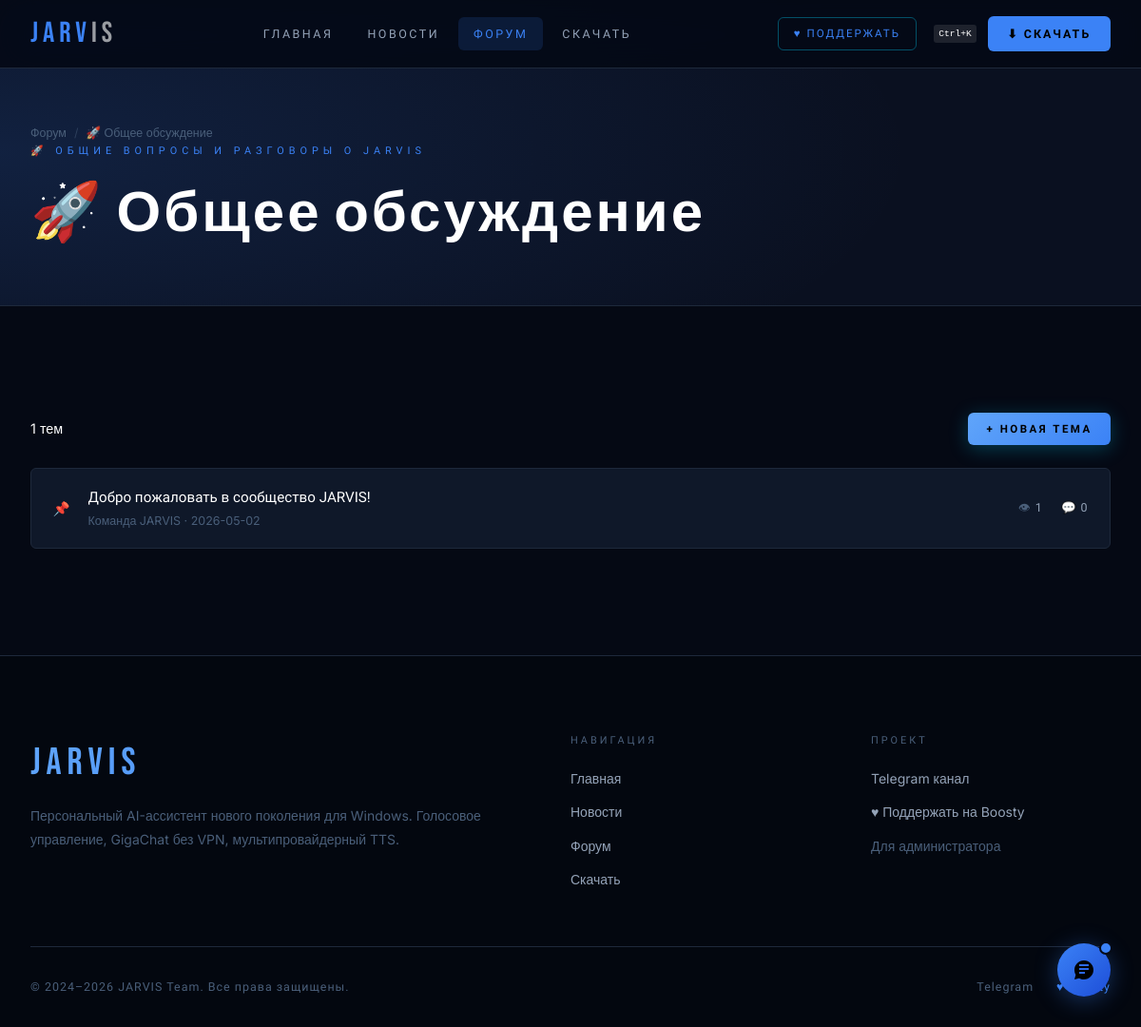
Before: /forum/1 with the older database file.
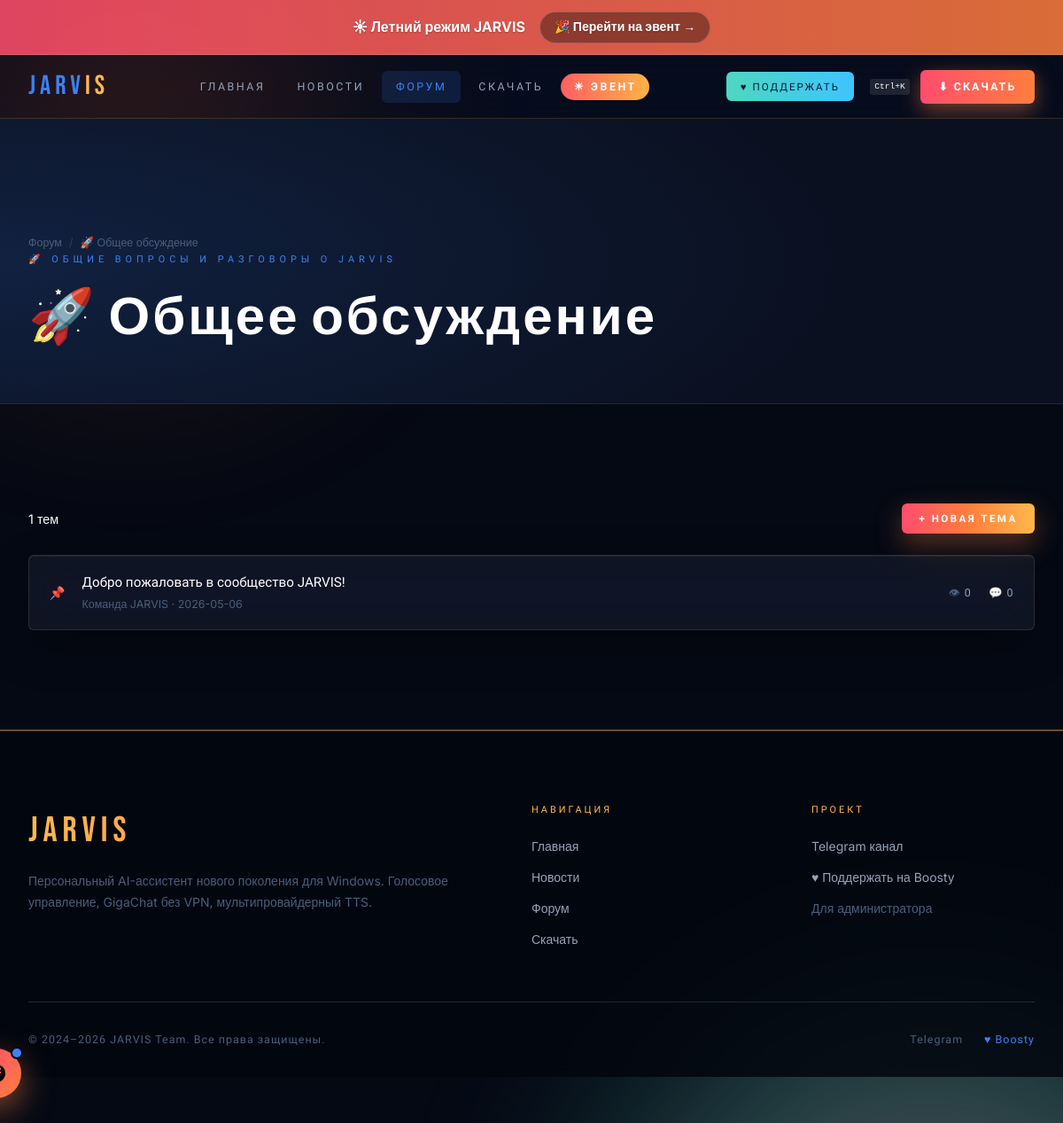
After: the same page with the newer database file.
### tables this page shows
CREATE TABLE forum_categories (
    id INTEGER PRIMARY KEY AUTOINCREMENT,
    name TEXT NOT NULL,
    description TEXT DEFAULT '',
    icon TEXT DEFAULT '💬',
    sort_order INTEGER DEFAULT 0
);

CREATE TABLE forum_posts (
    id INTEGER PRIMARY KEY AUTOINCREMENT,
    category_id INTEGER REFERENCES forum_categories(id) ON DELETE CASCADE,
    title TEXT NOT NULL,
    content TEXT NOT NULL,
    author_name TEXT DEFAULT 'Аноним',
    views INTEGER DEFAULT 0,
    is_pinned INTEGER DEFAULT 0,
    is_locked INTEGER DEFAULT 0,
    created_at TIMESTAMP DEFAULT CURRENT_TIMESTAMP
);

### server.py (the view)
@app.route("/forum/<int:cat_id>")
def forum_category(cat_id):
    db = get_conn()
    category = db.execute("SELECT * FROM forum_categories WHERE id=?", (cat_id,)).fetchone()
    if not category:
        abort(404)
    posts_raw = db.execute(
        "SELECT * FROM forum_posts WHERE category_id=? ORDER BY is_pinned DESC, created_at DESC",
        (cat_id,)
    ).fetchall()
    posts = []
    for p in posts_raw:
        reply_count = db.execute(
            "SELECT COUNT(*) FROM forum_replies WHERE post_id=?", (p["id"],)
        ).fetchone()[0]
        posts.append({**dict(p), "reply_count": reply_count})
    return render_template("forum_category.html", category=category, posts=posts)

### database.py (called while the page is built)
def get_db():
    conn = sqlite3.connect(DB_PATH)
    conn.row_factory = sqlite3.Row
    conn.execute("PRAGMA foreign_keys = ON")
    return conn

### server.py (called while the page is built)
def get_conn():
    if "db" not in g:
        g.db = get_db()
    return g.db

@app.before_request
def track_visit():
    path = request.path
    if any(path.startswith(p) for p in SKIP_TRACK_PREFIXES):
        return
    try:
        import hashlib
        ip = request.headers.get("X-Forwarded-For", request.remote_addr or "")
        ip_hash = hashlib.md5(ip.encode()).hexdigest()[:12]
        referrer = (request.referrer or "")[:200]
        db = get_conn()
        db.execute(
            "INSERT INTO page_visits (path, ip_hash, referrer) VALUES (?, ?, ?)",
            (path, ip_hash, referrer)
        )
        db.commit()
    except Exception:
        pass

def get_setting(key, default=""):
    db = get_conn()
    row = db.execute("SELECT value FROM site_settings WHERE key=?", (key,)).fetchone()
    return row["value"] if row else default

@app.context_processor
def inject_globals():
    try:
        return {
            "summer_design": get_setting("summer_design", "0") == "1",
            "event_active":  get_setting("event_active",  "0") == "1",
            "event_title":   get_setting("event_title",   DEFAULT_SETTINGS["event_title"]),
        }
    except Exception:
        return {"summer_design": False, "event_active": False, "event_title": ""}

### templates/forum_category.html (shortened to what this page needs)
{% extends 'base.html' %}  {% block content %}
<div class="page-header">
    <div class="page-header-inner">
        <div class="breadcrumb">
            <a href="{{ url_for('forum') }}">Форум</a>
            <span class="breadcrumb-sep">/</span>
            <span style="color: var(--text-secondary)"
                >{{ category['name'] }}</span
            >
        </div>
        <div class="page-header-label">
            {{ category['icon'] }} {{ category['description'] }}
        </div>
        <h1 class="page-header-title">{{ category['name'] }}</h1>
    </div>
</div>
<section class="section">
    <div class="container">
        <div class="d-flex justify-between align-center mb-3 flex-wrap gap-2">
            <div style="color: var(--text-muted); font-size: 0.9rem">
                {{ posts|length }} тем
            </div>
            <a
                href="{{ url_for('forum_new_post', cat_id=category['id']) }}"
                class="btn btn-primary btn-sm"
                >+ Новая тема</a
            >
        </div>
        {% if posts %}
        <div class="post-list">
            {% for post in posts %}
            <a
                href="{{ url_for('forum_post', cat_id=category['id'], post_id=post['id']) }}"
                style="text-decoration: none; color: inherit"
            >
                <div class="post-item">
                    {% if post['is_pinned'] %}
                    <div class="post-item-pin">📌</div>
                    {% endif %}
                    <div class="post-item-info">
                        <div class="post-item-title">{{ post['title'] }}</div>
                        <div class="post-item-meta">
                            {{ post['author_name'] }} · {{
                            post['created_at'][:10] }}
                        </div>
                    </div>
                    <div class="post-item-stats">
                        <div class="post-item-stat">
                            👁 <span>{{ post['views'] }}</span>
                        </div>
                        <div class="post-item-stat">
                            💬 <span>{{ post['reply_count'] }}</span>
                        </div>
                    </div>
                </div>
            </a>
            {% endfor %}
        </div>
        {% endif %}
    </div>
</section>
{% endblock %}

### templates/base.html (shortened to what this page needs)
<!doctype html>
<html lang="ru">
    <head>
        <link
            rel="stylesheet"
            href="{{ url_for('static', filename='css/style.css') }}"
        />
        {% if summer_design %}
        <link rel="stylesheet" href="{{ url_for('static', filename='css/summer.css') }}" />
        {% endif %}
    </head>
    <body class="{% if summer_design %}summer{% endif %}">
        {% if summer_design %}
        <div class="summer-banner">
            <span>☀ Летний режим JARVIS</span>
            {% if event_active %}
            <a href="{{ url_for('event_page') }}">🎉 Перейти на эвент →</a>
            {% endif %}
        </div>
        {% endif %}
        <nav class="navbar" id="navbar">
            <div class="nav-inner">
                <a href="{{ url_for('index') }}" class="nav-logo"
                    >JARV<span>IS</span></a
                >
                <ul class="nav-links" id="navLinks">
                    <a
                        href="{{ url_for('index') }}"
                        class="{{ 'active' if request.endpoint=='index' else '' }}"
                        >Главная</a
                    >
                    <a
                        href="{{ url_for('news') }}"
                        class="{{ 'active' if 'news' in (request.endpoint or '') else '' }}"
                        >Новости</a
                    >
                    <a
                        href="{{ url_for('forum') }}"
                        class="{{ 'active' if 'forum' in (request.endpoint or '') else '' }}"
                        >Форум</a
                    >
                    <a
                        href="{{ url_for('download') }}"
                        class="{{ 'active' if request.endpoint=='download' else '' }}"
                        >Скачать</a
                    >
                    {% if event_active %}
                    <a
                        href="{{ url_for('event_page') }}"
                        class="nav-event {{ 'active' if request.endpoint=='event_page' else '' }}"
                        style="background:linear-gradient(90deg,#ff5e62,#ffb347);color:#fff !important;padding:.3rem .9rem;border-radius:999px;font-weight:700;"
                        >☀ Эвент</a
                    >
                    {% endif %}
                </ul>
                <div class="nav-right">
                    <a
                        href="https://boosty.to/photoshop24/donate"
                        target="_blank"
                        rel="noopener"
                        class="nav-support"
                        >♥ Поддержать</a
                    >
                    <a href="{{ url_for('download') }}" class="nav-cta"
                        >⬇ Скачать</a
                    >
                </div>
            </div>
        </nav>
         {% block content %}{% endblock %}
        <footer class="footer">
            <div class="footer-inner">
                <div>
                    <div class="footer-brand-logo">JARVIS</div>
                    <p class="footer-brand-desc">
                        Персональный AI-ассистент нового поколения для Windows.
                        Голосовое управление, GigaChat без VPN,
                        мультипровайдерный TTS.
                    </p>
                </div>
                <div>
                    <div class="footer-col-title">Навигация</div>
                    <ul class="footer-links">
                        <li><a href="{{ url_for('index') }}">Главная</a></li>
                        <li><a href="{{ url_for('news') }}">Новости</a></li>
                        <li><a href="{{ url_for('forum') }}">Форум</a></li>
                        <li><a href="{{ url_for('download') }}">Скачать</a></li>
                    </ul>
                </div>
                <div>
                    <div class="footer-col-title">Проект</div>
                    <ul class="footer-links">
                        <li>
                            <a
                                href="https://t.me/Jarvis_assistant_free"
                                target="_blank"
                                >Telegram канал</a
                            >
                        </li>
                        <li>
                            <a
                                href="https://boosty.to/photoshop24/donate"
                                target="_blank"
                                >♥ Поддержать на Boosty</a
                            >
                        </li>
                        <li>
                            <a
                                href="{{ url_for('admin_login') }}"
                                style="color: var(--text3)"
                                >Для администратора</a
                            >
                        </li>
                    </ul>
                </div>
            </div>
            <div class="footer-bottom">
                <span>© 2024–2026 JARVIS Team. Все права защищены.</span>
                <div style="display: flex; gap: 1.5rem; align-items: center">
                    <a href="https://t.me/Jarvis_assistant_free" target="_blank"
                        >Telegram</a
                    >
                    <a
                        href="https://boosty.to/photoshop24/donate"
                        target="_blank"
                        style="color: var(--gold)"
                        >♥ Boosty</a
                    >
                </div>
            </div>
        </footer>
        <button
            class="chat-fab"
            id="chatFab"
            onclick="toggleChat()"
            title="Спросить AI"
        >
            <svg viewBox="0 0 24 24" xmlns="http://www.w3.org/2000/svg">
                <path
                    d="M12 2C6.48 2 2 6.48 2 12c0 1.85.5 3.58 1.37 5.06L2 22l4.94-1.37C8.42 21.5 10.15 22 12 22c5.52 0 10-4.48 10-10S17.52 2 12 2zm1 14H7v-2h6v2zm4-4H7v-2h10v2zm0-4H7V6h10v2z"
                />
            </svg>
            <div class="chat-fab-badge"></div>
        </button>
    </body>
</html>

### static/css/summer.css (style rules this page uses)
body.summer { position: relative; }
body.summer::before, body.summer::after { content: ''; position: fixed; z-index: 0; pointer-events: none; border-radius: 50%; filter: blur(120px); opacity: 0.42; will-change: transform; }
body.summer::before { top: -200px; left: -200px; width: 700px; height: 700px; background: radial-gradient(circle, #ff7e3e 0%, transparent 60%); animation: summer-float-1 22s ease-in-out infinite; }
body.summer::after { bottom: -250px; right: -250px; width: 800px; height: 800px; background: radial-gradient(circle, #ff4d6d 0%, #4ed7c0 50%, transparent 75%); animation: summer-float-2 26s ease-in-out infinite; }
body.summer > * { position: relative; z-index: 1; }
body.summer .navbar { background: rgba(10, 16, 32, 0.55) !important; backdrop-filter: blur(24px) saturate(180%); -webkit-backdrop-filter: blur(24px) saturate(180%); border-bottom: 1px solid rgba(255, 184, 77, 0.18) !important; }
body.summer .nav-cta { background: linear-gradient(90deg, #ff4d6d, #ff7e3e) !important; color: #fff !important; border: none !important; box-shadow: 0 8px 24px rgba(255, 126, 62, 0.45) !important; }
body.summer .nav-support { background: linear-gradient(90deg, #4ed7c0, #3ec4ff) !important; color: #042033 !important; border: none !important; }
body.summer .nav-logo span { color: #ffb84d !important; }
body.summer .feature-card, body.summer .news-card, body.summer .forum-cat-card, body.summer .post-item, body.summer .post-box, body.summer .download-box { background: rgba(255, 255, 255, 0.05) !important; backdrop-filter: blur(20px) saturate(160%); -webkit-backdrop-filter: blur(20px) saturate(160%); border: 1px solid rgba(255, 255, 255, 0.1) !important; box-shadow: 0 20px 50px rgba(0, 0, 0, 0.3), inset 0 1px 0 rgba(255, 255, 255, 0.08) !important; }
body.summer .btn, body.summer .btn-primary, body.summer .download-btn { background: linear-gradient(90deg, #ff4d6d, #ff7e3e, #ffb84d) !important; color: #fff !important; border: none !important; box-shadow: 0 12px 30px rgba(255, 126, 62, 0.35) !important; }
body.summer .chat-fab { background: linear-gradient(135deg, #ff4d6d, #ff7e3e) !important; box-shadow: 0 12px 36px rgba(255, 126, 62, 0.55) !important; }
body.summer .footer { border-top: 2px solid rgba(255, 184, 77, 0.4) !important; background: rgba(3, 7, 15, 0.85) !important; backdrop-filter: blur(12px); }
body.summer .footer-brand-logo { background: linear-gradient(90deg, #ffb84d, #ff7e3e) !important; -webkit-background-clip: text !important; background-clip: text !important; -webkit-text-fill-color: transparent !important; }
body.summer .footer-col-title { color: #ffb84d !important; }
.summer-banner { display: none; }
body.summer .summer-banner { display: flex; align-items: center; justify-content: center; gap: 1rem; padding: 0.8rem 1.5rem; background: linear-gradient(90deg, rgba(255, 77, 109, 0.85), rgba(255, 126, 62, 0.85), rgba(255, 184, 77, 0.85), rgba(78, 215, 192, 0.85)); background-size: 300% 100%; animation: summer-banner-flow 14s ease infinite; color: #fff; font-weight: 700; text-align: center; flex-wrap: wrap; border-bottom: 1px solid rgba(255, 255, 255, 0.15); text-shadow: 0 1px 2px rgba(0, 0, 0, 0.25); position: relative; z-index: 1001; }
.summer-banner a { background: rgba(0, 0, 0, 0.35); color: #fff !important; padding: 0.35rem 1rem; border-radius: 999px; text-decoration: none; font-size: 0.88rem; backdrop-filter: blur(8px); border: 1px solid rgba(255, 255, 255, 0.2); transition: transform 0.15s, background 0.15s; }

Changed rows visible on the page:
changed forum_posts "Добро пожаловать в сообщество JARVIS!": created_at "2026-05-02" → "2026-05-06"; views "1" → "0"
Other visible differences:
text now shown: "☀ Летний режим JARVIS 🎉 Перейти на эвент → ☀ ЭВЕНТ"
